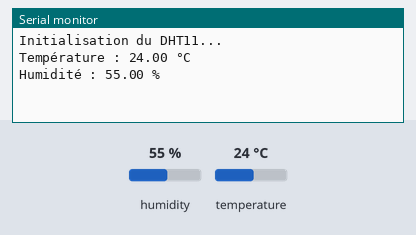
The sketch below on a simulated Arduino Uno, built with avr-gcc and run on an emulated ATmega328P. Shown: the last lines printed to the serial monitor. The inputs (shaded band) are chosen by the test bench; at power-on: humidity 55 %, temperature 24 °C.

Above: at 2.2 s.
2.3 s: humidity set to 22 %
At 4.1 s:
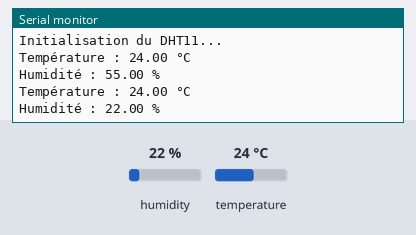
5.0 s: temperature set to 12 °C
At 6.1 s:
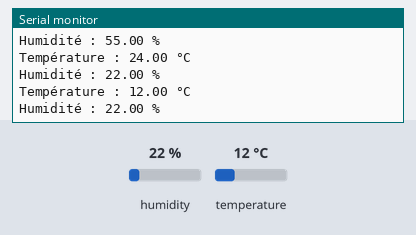
7.7 s: humidity set to 40 %
At 10.0 s:
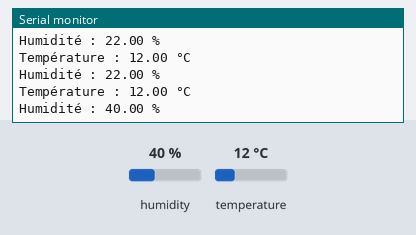
Timing chart, 0 to 11.5 s (numbered marks = the images above; inputs shaded):
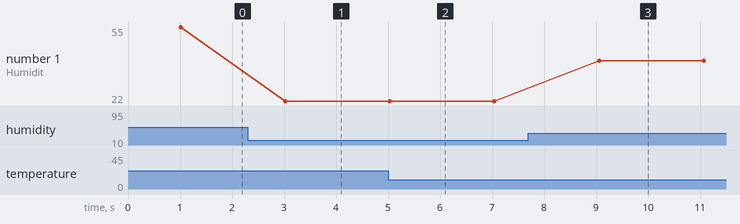

Measured:
- after the input at 2.3 s, the serial monitor: prints a new line after 0.72 s (image 1)
- after the input at 5.0 s, the serial monitor: prints a new line at once (image 2)
- after the input at 7.7 s, the serial monitor: prints a new line after 1.4 s (image 3)
- plotted number 1: 55 → 22 after the input at 2.3 s, 22 → 40 after the input at 7.7 s

The sketch:

DHT11.ino
```cpp
#include <DHTesp.h>

// Définissez la broche de données du DHT11
#define DHTPIN 4  // Modifiez cette valeur en fonction de la broche utilisée

DHTesp dht;

void setup() {
  Serial.begin(115200);
  delay(1000);

  // Initialiser le capteur DHT11
  dht.setup(DHTPIN, DHTesp::DHT11);  // Configurer le DHT comme DHT11
  Serial.println("Initialisation du DHT11...");
}

void loop() {
  // Lire les données du capteur
  TempAndHumidity data = dht.getTempAndHumidity();

  // Vérifier si la lecture est valide
  if (isnan(data.temperature) || isnan(data.humidity)) {
    Serial.println("Erreur : Impossible de lire les données du DHT11");
  } else {
    // Afficher la température et l'humidité
    Serial.print("Température : ");
    Serial.print(data.temperature);
    Serial.println(" °C");

    Serial.print("Humidité : ");
    Serial.print(data.humidity);
    Serial.println(" %");
  }

  delay(2000); // Délai de 2 secondes entre les lectures
}
```
